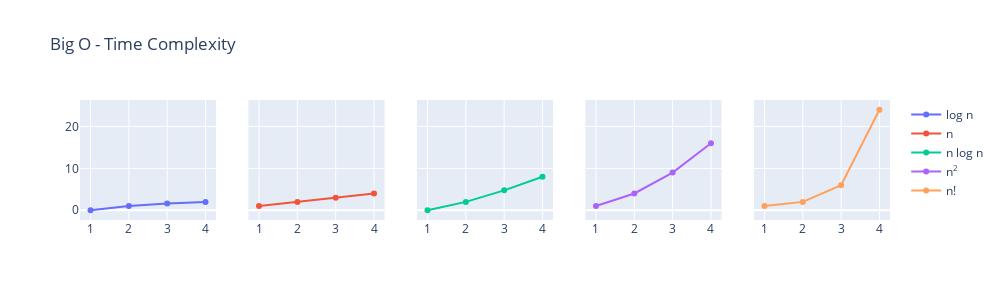

Notebook code cell kept with this figure:
### Markdown cell above
## Time Complexity

Time Complexity

- Amount of time, in worst case scenario, given the length of input.
- O(1) simple var access - constant time complexity
  - given a list, you do not iterate whole list, instead just access one element. even if list lenght iceases, the time will not increase as your function just prints one element.
- O(n) loop over list - linear
- O(log n) binary search, where you eliminate half result.
- O(n^2), for loop within for loop, you iterate over each list element. - quadratic
- O(n log n), O(2^n) and O(n!) (n factorial), not common.
- You should know time complexity of solution.
- If there are multiple steps, time complexity is worst step, that is what we want to know.

- **Big O**
  - O represents order of. O(n) means, the time complexity increases as order of n. If n increases the time increases by it.
  - if you plot time and n on graph, let's say eq is $t = an + b$, where $a$ and $b$ are constant, then t we see that t increases majorly by $a x n$, which is order of n. hence, `O(n)`. You ignore the co-efficients from the equations.
  - For $t = 20$ it is $t = 20 x 1$, hence `O(1)`
  - For $t = an^2 + c$, notation is, $O(n^2)$
  - Big O does not depend on machine capability, twice fast machine will change coefficient, which is ignored. However, the function complexity will remain the same, that is, constant, linear or quadratic etc irrespective of machine's capability.

- Evaluating Big O
  - the assignment operation will have complexity constant, of 1 so $O(1)$
  - Now, if this is in for loop, it repeats n times, hence time is $n \times O(1)$ that will be $O(n)$
  - Now, if there is another for loop outside this, time taken is $n \times O(n)$, that will be $O(nn)$ or $O(n^2)$


**Comparison** of time complexity with common algo and common orders

Algo | Binary Search | Simple Search | Quicksort | Selection Sort | The Traveling Salesman
-|-|-|-|-|-
Complexity / Size | $O(\log n)$ | $O(n)$ | $O(n\log n)$ | $O(n^2)$ | $O(n!)$
10 | 0.3s | 1s | 3.3s | 10s | 4.2 days
100 | 0.6s | 10s | 66.4s | 16.6m | $2.9 \times 10^{149}$ yrs
1000 | 1s | 100s | 996s | 27.7 hrs | $1.27 \times 10^{2559}$ yrs

- Link - [YK Sugi CS Dojo](https://www.linkedin.com/learning/get-ready-for-your-coding-interview/why-time-complexity-and-big-o-notation-14353025)

### Code cell
from scipy.special import factorial
import numpy as np
from plotly.subplots import make_subplots
import plotly.graph_objects as go

x = np.arange(1,5,1)

fig = make_subplots(rows=1, cols=5, shared_yaxes=True)

fig.add_trace(go.Line(x=x,y=np.log2(x), name='log n'), row=1, col=1)
fig.add_trace(go.Line(x=x,y=x, name='n'), row=1, col=2)
fig.add_trace(go.Line(x=x,y=x*np.log2(x), name='n log n'), row=1, col=3)
fig.add_trace(go.Line(x=x,y=x*x, name='n<sup>2</sup>'), row=1, col=4)
fig.add_trace(go.Line(x=x,y=factorial(x), name='n!'), row=1, col=5)

fig.update_layout(height=300, width=1000, title_text="Big O - Time Complexity")
fig.show()

### Figure 1 — Plotly figure (JSON) as saved in the notebook; plotly's stock layout.template omitted (floating-point values rounded to 4 significant figures)
{"data": [{"name": "log n", "type": "scatter", "x": [1, 2, 3, 4], "xaxis": "x", "y": [0, 1, 1.585, 2], "yaxis": "y"}, {"name": "n", "type": "scatter", "x": [1, 2, 3, 4], "xaxis": "x2", "y": [1, 2, 3, 4], "yaxis": "y2"}, {"name": "n log n", "type": "scatter", "x": [1, 2, 3, 4], "xaxis": "x3", "y": [0, 2, 4.755, 8], "yaxis": "y3"}, {"name": "n<sup>2</sup>", "type": "scatter", "x": [1, 2, 3, 4], "xaxis": "x4", "y": [1, 4, 9, 16], "yaxis": "y4"}, {"name": "n!", "type": "scatter", "x": [1, 2, 3, 4], "xaxis": "x5", "y": [1, 2, 6, 24], "yaxis": "y5"}], "layout": {"height": 300, "title": {"text": "Big O - Time Complexity"}, "width": 1000, "xaxis": {"anchor": "y", "domain": [0, 0.168]}, "xaxis2": {"anchor": "y2", "domain": [0.208, 0.376]}, "xaxis3": {"anchor": "y3", "domain": [0.416, 0.584]}, "xaxis4": {"anchor": "y4", "domain": [0.624, 0.792]}, "xaxis5": {"anchor": "y5", "domain": [0.832, 1]}, "yaxis": {"anchor": "x", "domain": [0, 1]}, "yaxis2": {"anchor": "x2", "domain": [0, 1], "matches": "y", "showticklabels": false}, "yaxis3": {"anchor": "x3", "domain": [0, 1], "matches": "y", "showticklabels": false}, "yaxis4": {"anchor": "x4", "domain": [0, 1], "matches": "y", "showticklabels": false}, "yaxis5": {"anchor": "x5", "domain": [0, 1], "matches": "y", "showticklabels": false}}}
